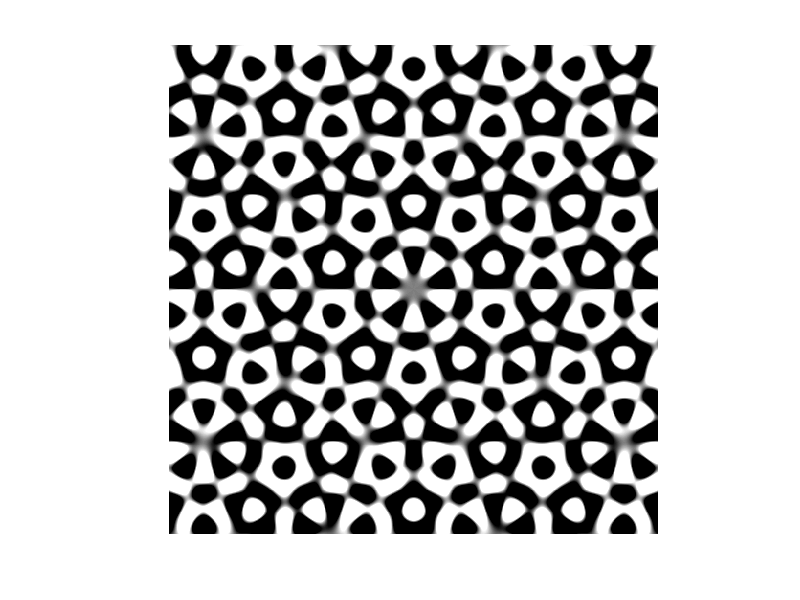

Write the MATLAB code that produced this figure.
%matlab
s=1000;
I=ones(s,s);
w=100;
d=w/s;
n=5;
a=2*pi/n;
r=cos(a)+i*sin(a);
b=0.5;
for h=1:s
 for k=1:s
  z=(h-s/2)*d+i*(k-s/2)*d;
  w=0;
  for t=1:n
   w=w+sin(real(z));
   z=r*z;
  end
  I(h,k)=max(0,min(w/b/2+0.5,1));
 end
end
imshow(I,[])
imwrite(I,"bugs.jpg")